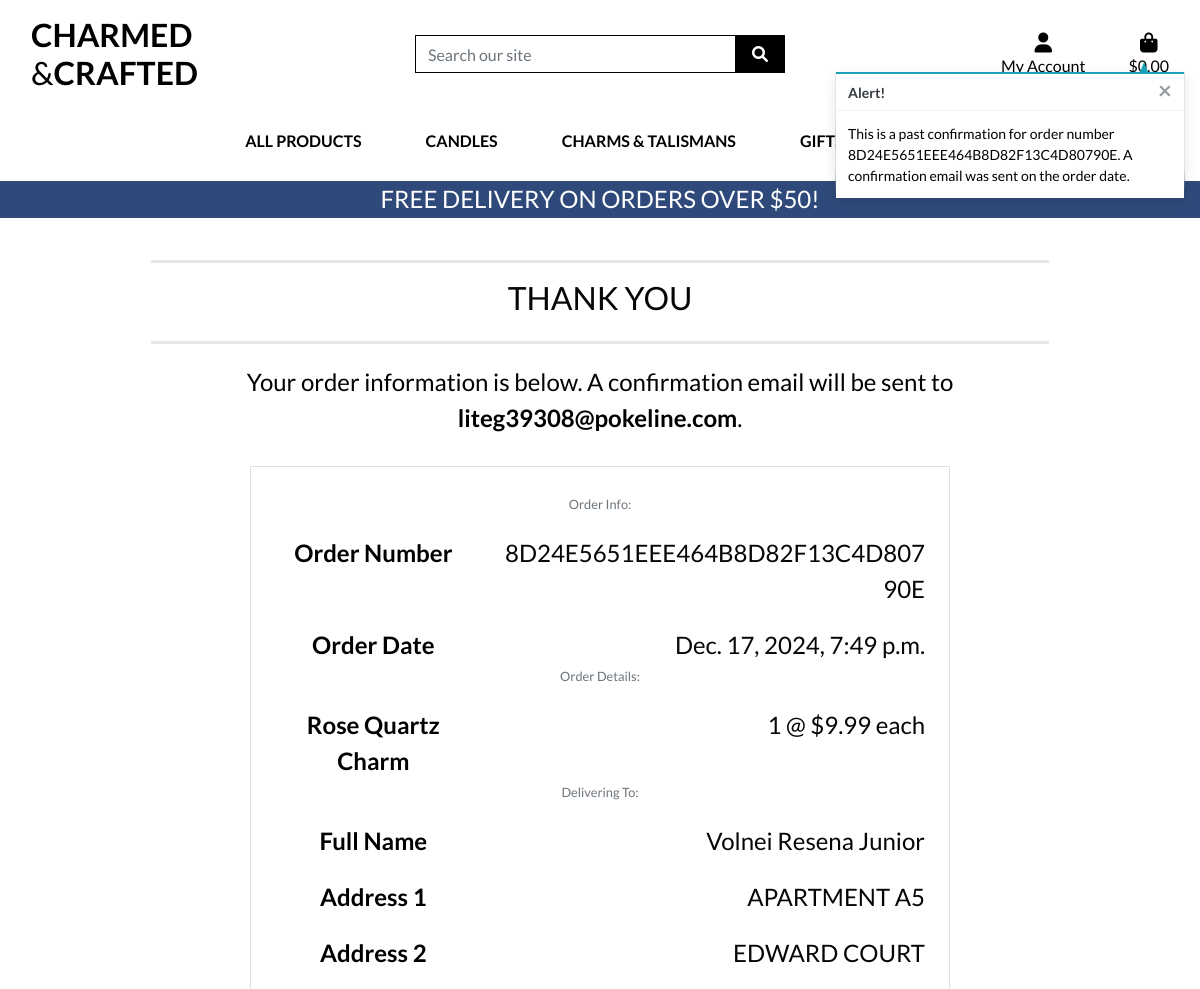
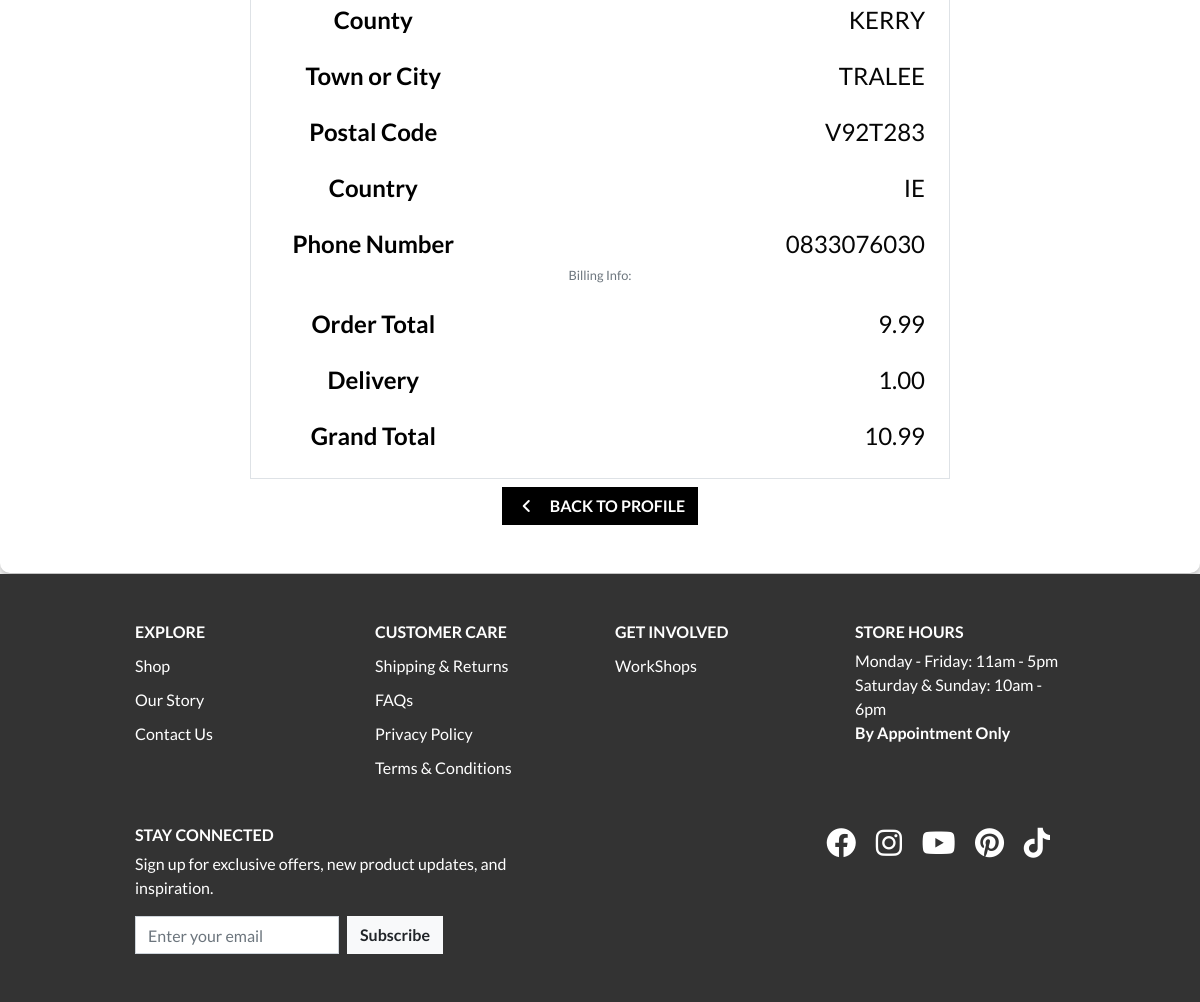
The page /profile/order_history/8D24E5651EEE464B8D82F13C4D80790E on the database its author committed (2 pictures, top to bottom).
### checkout/models.py (models this page shows, shortened)
class Order(models.Model):
    order_number = models.CharField(max_length=32, null=False, editable=False)
    user_profile = models.ForeignKey(
        UserProfile, on_delete=models.SET_NULL,
        null=True, blank=True, related_name='orders')
    full_name = models.CharField(max_length=50, null=False, blank=False)
    email = models.EmailField(max_length=254, null=False, blank=False)
    phone_number = models.CharField(max_length=20, null=False, blank=False)
    country = models.CharField(
        max_length=2,
        choices=get_country_choices(),
        blank=True,
        null=True,
    )
    postcode = models.CharField(max_length=20, null=True, blank=True)
    town_or_city = models.CharField(max_length=40, null=False, blank=False)
    street_address1 = models.CharField(max_length=80, null=False, blank=False)
    street_address2 = models.CharField(max_length=80, null=True, blank=True)
    county = models.CharField(max_length=80, null=True, blank=True)
    date = models.DateTimeField(auto_now_add=True)
    delivery_cost = models.DecimalField(max_digits=6,
                                        decimal_places=2,
                                        null=False,
                                        default=0
                                        )
    order_total = models.DecimalField(max_digits=10,
                                      decimal_places=2,
                                      null=False,
                                      default=0
                                      )
    grand_total = models.DecimalField(max_digits=10,
                                      decimal_places=2,
                                      null=False,
                                      default=0
                                      )
    original_bag = models.TextField(null=False, blank=False, default='')
    stripe_pid = models.CharField(max_length=254,
                                  null=False,
                                  blank=False,
                                  default=''
                                  )

class OrderLineItem(models.Model):
    order = models.ForeignKey(
        Order, null=False,
        blank=False,
        on_delete=models.CASCADE,
        related_name='lineitems'
        )
    product = models.ForeignKey(
        Product,
        null=False,
        blank=False,
        on_delete=models.CASCADE
        )
    product_size = models.CharField(
        max_length=2,
        null=True,
        blank=True
        )
    quantity = models.IntegerField(null=False, blank=False, default=0)
    lineitem_total = models.DecimalField(
        max_digits=6,
        decimal_places=2,
        null=False,
        blank=False,
        editable=False
        )

### products/models.py (models this page shows, shortened)
class Product(models.Model):
    category = models.ForeignKey('Category',
                                 null=True,
                                 blank=True,
                                 on_delete=models.CASCADE
                                 )
    sku = models.CharField(max_length=254, null=True, blank=True)
    name = models.CharField(max_length=254)
    description = models.TextField()
    has_sizes = models.BooleanField(
        default=False,
        null=True,
        blank=True
    )
    price = models.DecimalField(max_digits=6, decimal_places=2)
    rating = models.DecimalField(
        max_digits=6,
        decimal_places=2,
        null=True,
        blank=True
    )
    image_url = models.URLField(max_length=1024, null=True, blank=True)
    image = models.ImageField(null=True, blank=True)
    updated_at = models.DateTimeField(auto_now=True)

### profiles/views.py (the view)
def order_history(request, order_number):
    order = get_object_or_404(Order, order_number=order_number)
    messages.info(request, (
        f'This is a past confirmation for order number {order_number}. '
        'A confirmation email was sent on the order date.'
    ))
    template = 'checkout/checkout_success.html'
    context = {
        'order': order,
        'from_profile': True,
    }
    return render(request, template, context)

### home/forms.py
class SubscriptionForm(forms.ModelForm):
    class Meta:
        model = Subscription
        fields = ['email']
        widgets = {
            'email': forms.EmailInput(attrs={
                'class': 'form-control mr-2 mb-2 mb-lg-0',
                'placeholder': 'Enter your email',
                'style': 'border-radius: 0;',
                'id': 'id_subscription_email',
            }),
        }

### bag/contexts.py (called while the page is built, shortened)
def bag_contents(request):
    bag_items = []
    total = 0
    product_count = 0
    bag = request.session.get('bag', {})
    if total < settings.FREE_DELIVERY_THRESHOLD:
        delivery = total * Decimal(settings.STANDARD_DELIVERY_PERCENTAGE / 100)
        free_delivery_delta = settings.FREE_DELIVERY_THRESHOLD - total
    else:
        delivery = 0
        free_delivery_delta = 0
    grand_total = delivery + total
    context = {
        'bag_items': bag_items,
        'total': total,
        'product_count': product_count,
        'delivery': delivery,
        'free_delivery_delta': free_delivery_delta,
        'free_delivery_threshold': settings.FREE_DELIVERY_THRESHOLD,
        'grand_total': grand_total,
    }
    return context

### home/context_processors.py (called while the page is built)
def subscription_form(request):
    return {'subscription_form': SubscriptionForm()}

### checkout/templates/checkout/checkout_success.html (shortened to what this page needs)
{% extends "base.html" %}
{% load static %}
{% block extra_css %}
    <link rel="stylesheet" href="{% static 'checkout/css/checkout.css' %}">
{% endblock %}
{% block page_header %}
    <div class="container header-container">
    </div>
{% endblock %}
{% block content %}
    <div class="overlay clearover">
        <div class="container text-center">
            <div class="row">
                <div class="col">
                    <hr>
                    <h2 class="logo-font mb-4">Thank You</h2>
                    <hr>
                    <p class="text-black">Your order information is below. A confirmation email will be sent to <strong>{{ order.email }}</strong>.</p>
                </div>
            </div>
            <div class="row">
                <div class="col-12 col-lg-12">
                    <div class="order-confirmation-wrapper p-4 border">
                        <div class="row">
                            <div class="col">
                                <small class="text-muted">Order Info:</small>
                            </div>
                        </div>
                        <div class="row">
                            <div class="col-12 col-md-4">
                                <p class="mb-0 text-black font-weight-bold">Order Number</p>
                            </div>
                            <div class="col-12 col-md-8 text-md-right wrap-text wrap-order-number">
                                <p class="mb-0">{{ order.order_number }}</p>
                            </div>
                        </div>
                        <div class="row">
                            <div class="col-12 col-md-4">
                                <p class="mb-0 text-black font-weight-bold">Order Date</p>
                            </div>
                            <div class="col-12 col-md-8 text-md-right">
                                <p class="mb-0">{{ order.date }}</p>
                            </div>
                        </div>
                        <div class="row">
                            <div class="col">
                                <small class="text-muted">Order Details:</small>
                            </div>
                        </div>
                        {% for item in order.lineitems.all %}
                        <div class="row">
                            <div class="col-12 col-md-4">
                                <p class="small mb-0 text-black font-weight-bold">
                                    {{ item.product.name }}{% if item.product_size %} - Size {{ item.product.size|upper }}{% endif %}
                                </p>
                            </div>
                            <div class="col-12 col-md-8 text-md-right">
                                <p class="small mb-0">{{ item.quantity }} @ ${{ item.product.price }} each</p>
                            </div>
                        </div>
                        {% endfor %}
                        <div class="row">
                            <div class="col">
                                <small class="text-muted">Delivering To:</small>
                            </div>
                        </div>
                        <div class="row">
                            <div class="col-12 col-md-4">
                                <p class="mb-0 text-black font-weight-bold">Full Name</p>
                            </div>
                            <div class="col-12 col-md-8 text-md-right">
                                <p class="mb-0">{{ order.full_name }}</p>
                            </div>
                        </div>
                        <div class="row">
                            <div class="col-12 col-md-4">
                                <p class="mb-0 text-black font-weight-bold">Address 1</p>
                            </div>
                            <div class="col-12 col-md-8 text-md-right">
                                <p class="mb-0">{{ order.street_address1 }}</p>
                            </div>
                        </div>
                        {% if order.street_address2 %}
                        <div class="row">
                            <div class="col-12 col-md-4">
                                <p class="mb-0 text-black font-weight-bold">Address 2</p>
                            </div>
                            <div class="col-12 col-md-8 text-md-right">
                                <p class="mb-0">{{ order.street_address2 }}</p>
                            </div>
                        </div>
                        {% endif %}
                        {% if order.county %}
                        <div class="row">
                            <div class="col-12 col-md-4">
                                <p class="mb-0 text-black font-weight-bold">County</p>
                            </div>
                            <div class="col-12 col-md-8 text-md-right">
                                <p class="mb-0">{{ order.county }}</p>
                            </div>
                        </div>
                        {% endif %}
                        <div class="row">
                            <div class="col-12 col-md-4">
                                <p class="mb-0 text-black font-weight-bold">Town or City</p>
                            </div>
                            <div class="col-12 col-md-8 text-md-right">
                                <p class="mb-0">{{ order.town_or_city }}</p>
                            </div>
                        </div>
                        {% if order.postcode %}
                        <div class="row">
                            <div class="col-12 col-md-4">
                                <p class="mb-0 text-black font-weight-bold">Postal Code</p>
                            </div>
                            <div class="col-12 col-md-8 text-md-right">
                                <p class="mb-0">{{ order.postcode }}</p>
                            </div>
                        </div>
                        {% endif %}
                        <div class="row">
                            <div class="col-12 col-md-4">
                                <p class="mb-0 text-black font-weight-bold">Country</p>
                            </div>
                            <div class="col-12 col-md-8 text-md-right">
                                <p class="mb-0">{{ order.country }}</p>
                            </div>
                        </div>
                        <div class="row">
                            <div class="col-12 col-md-4">
                                <p class="mb-0 text-black font-weight-bold">Phone Number</p>
                            </div>
                            <div class="col-12 col-md-8 text-md-right">
                                <p class="mb-0">{{ order.phone_number }}</p>
                            </div>
                        </div>
                        <div class="row">
                            <div class="col">
                                <small class="text-muted">Billing Info:</small>
                            </div>
                        </div>
                        <div class="row">
                            <div class="col-12 col-md-4">
                                <p class="mb-0 text-black font-weight-bold">Order Total</p>
                            </div>
                            <div class="col-12 col-md-8 text-md-right">
                                <p class="mb-0">{{ order.order_total }}</p>
                            </div>
                        </div>
                        <div class="row">
                            <div class="col-12 col-md-4">
                                <p class="mb-0 text-black font-weight-bold">Delivery</p>
                            </div>
                            <div class="col-12 col-md-8 text-md-right">
                                <p class="mb-0">{{ order.delivery_cost }}</p>
                            </div>
                        </div>
                        <div class="row">
                            <div class="col-12 col-md-4">
                                <p class="mb-0 text-black font-weight-bold">Grand Total</p>
                            </div>
                            <div class="col-12 col-md-8 text-md-right">
                                <p class="mb-0">{{ order.grand_total }}</p>
                            </div>
                        </div>
                    </div>
                </div>
            </div>
            <div class="row">
                <div class="col-12 text-center">
                    {% if from_profile %}
                    <a href="{% url 'profile' %}" class="btn btn-black rounded-0 my-2">
                        <span class="icon mr-2">
                            <i class="fas fa-angle-left"></i>
                        </span>
                        <span class="text-uppercase">Back to Profile</span>
                    </a>
                {% endif %}
            </div>
        </div>
        </div>
    </div>
{% endblock %}

### static/css/base.css (style rules this page uses)
html, body { height: 100%; margin: 0; display: flex; flex-direction: column; }
body { height: 100%; color: #ffffff; font-family: 'Lato'; display: flex; flex-direction: column; }
hr { border-top: 3px solid rgba(0, 0, 0, .1); }
.icon { align-items: center; display: inline-flex; justify-content: center; height: 1.5rem; width: 1.5rem; }
.logo-font { text-transform: uppercase; }
.btn-black { background: black; color: white; }
.btn { font-weight: 600; }
.text-black { color: #000 !important; }
.footer .form-inline input { width: auto; padding: 0.375rem 0.75rem; border-radius: 0; }
.overlay { background: #fff7ff; padding: 80px 20px 40px 20px; text-align: center; border-radius: 10px; box-shadow: 0 4px 10px rgba(0, 0, 0, 0.3); color: #060606; min-height: 80vh; }
.overlay p { font-size: 1.5rem; margin: 20px 0 30px; font-weight: 400; }
.clearover { background: #ffffff !important; }
.wrap-text { word-wrap: break-word; overflow-wrap: break-word; white-space: normal; }
@media (min-width: 992px) { .header-container { padding-top: 164px; } }
@media (min-width: 992px) { .order-confirmation-wrapper { text-align: center; margin: 0 auto; width: fit-content; } }
@media (min-width: 992px) { .wrap-text { word-wrap: break-word; overflow-wrap: break-word; white-space: normal; text-align: left; } }
@media (min-width: 1200px) { .container { max-width: 80%; } }

### rows shown on the page
Order: email "liteg39308@pokeline.com", order_number "8D24E5651EEE464B8D82F13C4D80790E", date "Dec. 17, 2024, 7:49 p.m.", full_name "Volnei Resena Junior", street_address1 "APARTMENT A5", street_address2 "EDWARD COURT", county "KERRY", town_or_city "TRALEE", postcode "V92T283", country "IE", phone_number "0833076030", order_total "9.99", delivery_cost "1.00", grand_total "10.99"
OrderLineItem: product.name "Rose Quartz Charm", quantity "1", product.price "9.99"

### other values the page prints
{{ free_delivery_threshold }} "50"
{{ message }} "This is a past confirmation for order number 8D24E5651EEE464B8D82F13C4D80790E. A confirmation email was sent on the order date."
